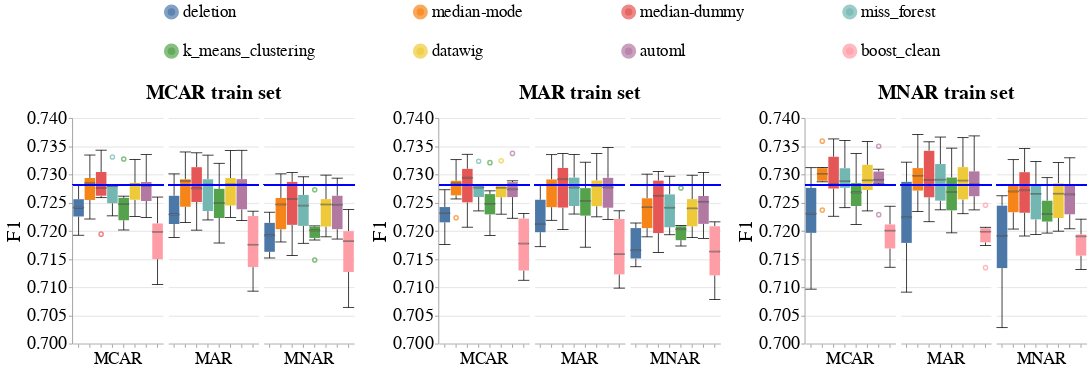

Here is the notebook cell this chart was saved with:
### Code cell
create_box_plots_for_diff_imputers_v2(dataset_name=DATASET_NAME,
                                      model_name='gandalf_clf',
                                      metric_name='f1',
                                      db_client=db_client)

### Figure 1 — Vega-Lite specification as saved in the notebook (floating-point values rounded to 4 significant figures; data arrays with more than 128 entries replaced by an {"elided": "..."} marker saying what was removed)
{"config": {"view": {"continuousWidth": 400, "continuousHeight": 300, "stroke": null}, "axis": {"labelFontSize": 24, "labelFontWeight": "normal", "titleFontSize": 26, "titleFontWeight": "normal"}, "facet": {"spacing": 5}, "header": {"labelFontSize": 22, "labelOrient": "bottom", "labelPadding": 5, "titleFontSize": 26}, "legend": {"columns": 4, "direction": "horizontal", "labelFontSize": 22, "labelLimit": 400, "orient": "top", "symbolOffset": 120, "symbolStrokeWidth": 10, "titleAnchor": "middle", "titleFontSize": 24, "titleLimit": 300}, "title": {"fontSize": 26}}, "hconcat": [{"facet": {"column": {"field": "Test_Injection_Strategy", "sort": ["MCAR", "MAR", "MNAR"], "title": "MCAR train set", "type": "nominal"}}, "spec": {"layer": [{"mark": {"type": "boxplot", "median": {"stroke": "black", "strokeWidth": 0.7}, "ticks": true}, "encoding": {"color": {"field": "Null_Imputer_Name", "sort": ["deletion", "median-mode", "median-dummy", "miss_forest", "k_means_clustering", "datawig", "automl", "boost_clean"], "title": null, "type": "nominal"}, "x": {"axis": {"labels": false}, "field": "Null_Imputer_Name", "sort": ["deletion", "median-mode", "median-dummy", "miss_forest", "k_means_clustering", "datawig", "automl", "boost_clean"], "title": null, "type": "nominal"}, "y": {"field": "Metric_Value", "scale": {"zero": false}, "title": "F1", "type": "quantitative"}}}, {"mark": "rule", "encoding": {"color": {"value": "blue"}, "size": {"value": 2}, "y": {"field": "Baseline_Median", "type": "quantitative"}}}], "width": 120}}, {"data": {"name": "data-7dd95f179870cf1b58c4fcfc1606043e"}, "facet": {"column": {"field": "Test_Injection_Strategy", "sort": ["MCAR", "MAR", "MNAR"], "title": "MAR train set", "type": "nominal"}}, "spec": {"layer": [{"mark": {"type": "boxplot", "median": {"stroke": "black", "strokeWidth": 0.7}, "ticks": true}, "encoding": {"color": {"field": "Null_Imputer_Name", "sort": ["deletion", "median-mode", "median-dummy", "miss_forest", "k_means_clustering", "datawig", "automl", "boost_clean"], "title": null, "type": "nominal"}, "x": {"axis": {"labels": false}, "field": "Null_Imputer_Name", "sort": ["deletion", "median-mode", "median-dummy", "miss_forest", "k_means_clustering", "datawig", "automl", "boost_clean"], "title": null, "type": "nominal"}, "y": {"field": "Metric_Value", "scale": {"zero": false}, "title": "F1", "type": "quantitative"}}}, {"mark": "rule", "encoding": {"color": {"value": "blue"}, "size": {"value": 2}, "y": {"field": "Baseline_Median", "type": "quantitative"}}}], "width": 120}}, {"data": {"name": "data-8471f18e6da2a1608ca7a1845c71aa27"}, "facet": {"column": {"field": "Test_Injection_Strategy", "sort": ["MCAR", "MAR", "MNAR"], "title": "MNAR train set", "type": "nominal"}}, "spec": {"layer": [{"mark": {"type": "boxplot", "median": {"stroke": "black", "strokeWidth": 0.7}, "ticks": true}, "encoding": {"color": {"field": "Null_Imputer_Name", "sort": ["deletion", "median-mode", "median-dummy", "miss_forest", "k_means_clustering", "datawig", "automl", "boost_clean"], "title": null, "type": "nominal"}, "x": {"axis": {"labels": false}, "field": "Null_Imputer_Name", "sort": ["deletion", "median-mode", "median-dummy", "miss_forest", "k_means_clustering", "datawig", "automl", "boost_clean"], "title": null, "type": "nominal"}, "y": {"field": "Metric_Value", "scale": {"zero": false}, "title": "F1", "type": "quantitative"}}}, {"mark": "rule", "encoding": {"color": {"value": "blue"}, "size": {"value": 2}, "y": {"field": "Baseline_Median", "type": "quantitative"}}}], "width": 120}}], "data": {"name": "data-ef42a41a0c39704d7f5d3aa87f3a2e87"}, "resolve": {"scale": {"y": "shared"}}, "$schema": "https://vega.github.io/schema/vega-lite/v4.17.0.json", "datasets": {"data-ef42a41a0c39704d7f5d3aa87f3a2e87": {"elided": "144 records"}, "data-7dd95f179870cf1b58c4fcfc1606043e": {"elided": "144 records"}, "data-8471f18e6da2a1608ca7a1845c71aa27": {"elided": "144 records"}}}
